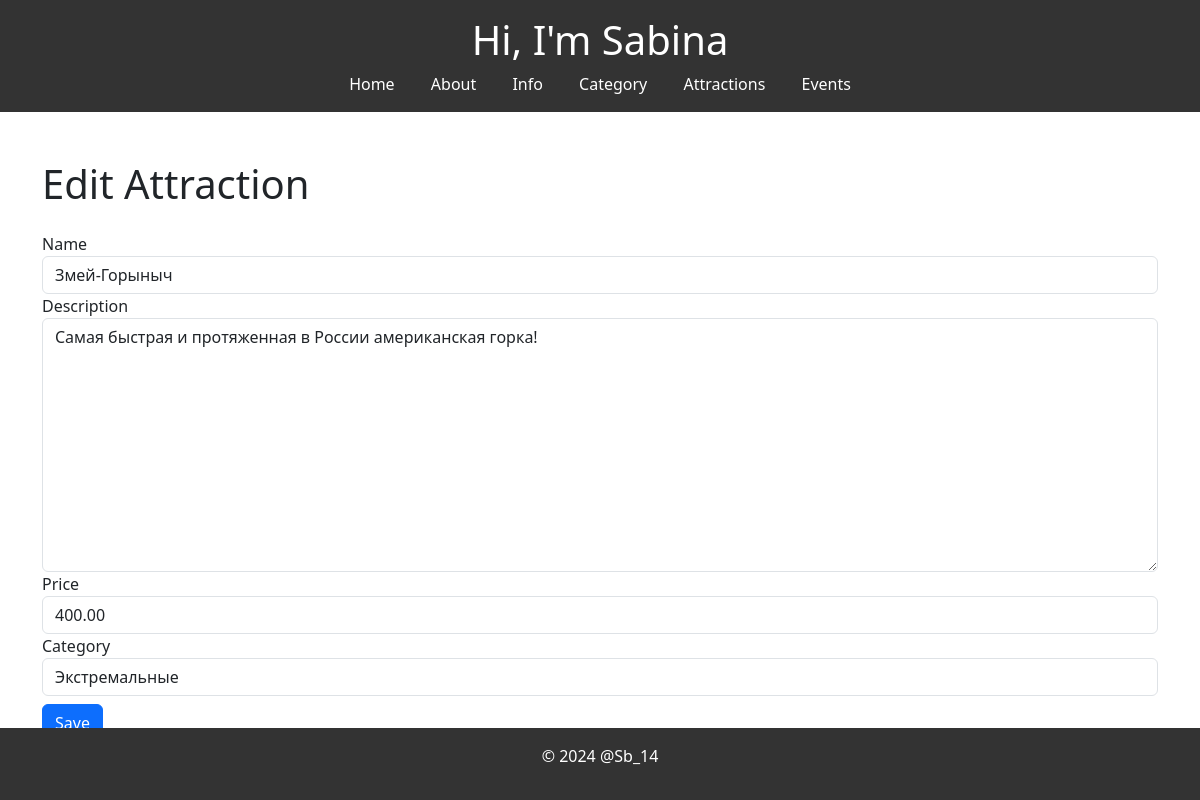
The app's page /edit_attraction/1/ with its own data.
### myapp/models.py (models this page shows, shortened)
class Attraction(models.Model):
    name = models.CharField(max_length=100)
    description = models.TextField()
    price = models.DecimalField(max_digits=10, decimal_places=2)
    category = models.ForeignKey(Category, on_delete=models.CASCADE)
    created_at = models.DateTimeField(auto_now_add=True)

### myapp/views.py (the view)
# urls.py: path('edit_attraction/<int:pk>/', views.edit_attraction, name='edit_attraction'),
def edit_attraction(request, pk):
    attraction = get_object_or_404(Attraction, pk=pk)
    if request.method == 'POST':
        form = AttractionForm(request.POST, instance=attraction)
        if form.is_valid():
            form.save()
            return redirect('attraction_list')
    else:
        form = AttractionForm(instance=attraction)
    return render(request, 'myapp/edit_attraction.html', {'form': form})

### myapp/forms.py
class AttractionForm(forms.ModelForm):
    class Meta:
        model = Attraction
        fields = ['name', 'description', 'price', 'category']
        widgets = {
            'name': forms.TextInput(attrs={'class': 'form-control'}),
            'description': forms.Textarea(attrs={'class': 'form-control'}),
            'price': forms.NumberInput(attrs={'class': 'form-control'}),
            'category': forms.Select(attrs={'class': 'form-control'}),
        }

### myapp/models.py (called while the page is built)
    def __str__(self):
        return self.name

### myapp/templates/myapp/edit_attraction.html (shortened to what this page needs)
{% extends 'myapp/layout.html' %}
{% load static %}
{% block body %}
{% include 'myapp/header.html' %}
<div class="container mt-5">
    <h1 class="mb-4">Edit Attraction</h1>
    <form method="post">
        <div class="form-group">
            <label for="name">Name</label>
            {{ form.name }}
        </div>
        <div class="form-group">
            <label for="description">Description</label>
            {{ form.description }}
        </div>
        <div class="form-group">
            <label for="price">Price</label>
            {{ form.price }}
        </div>
        <div class="form-group">
            <label for="category">Category</label>
            {{ form.category }}
        </div>
        <button type="submit" class="btn btn-primary mt-2">Save</button>
    </form>
</div>
{% endblock %}

### myapp/static/myapp/css/styles.css (style rules this page uses)
body { font-family: Arial, sans-serif; margin: 0; padding: 0; background-color: #f4f4f4; }

### records on screen
Attraction: name "Змей-Горыныч", description "Самая быстрая и протяженная в России американская горка!", price "400.00", category "Экстремальные"
